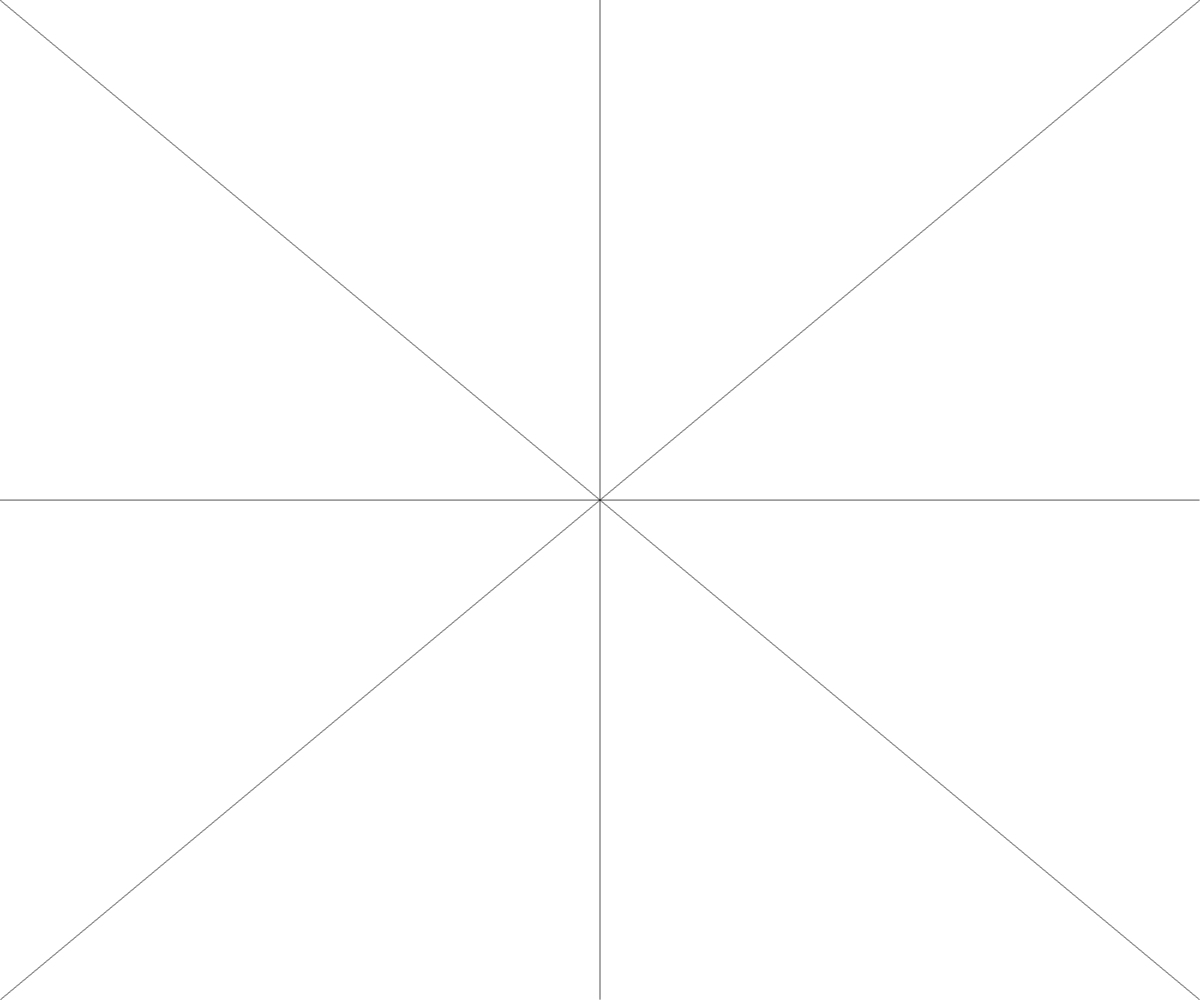
Frame 1 (no input)
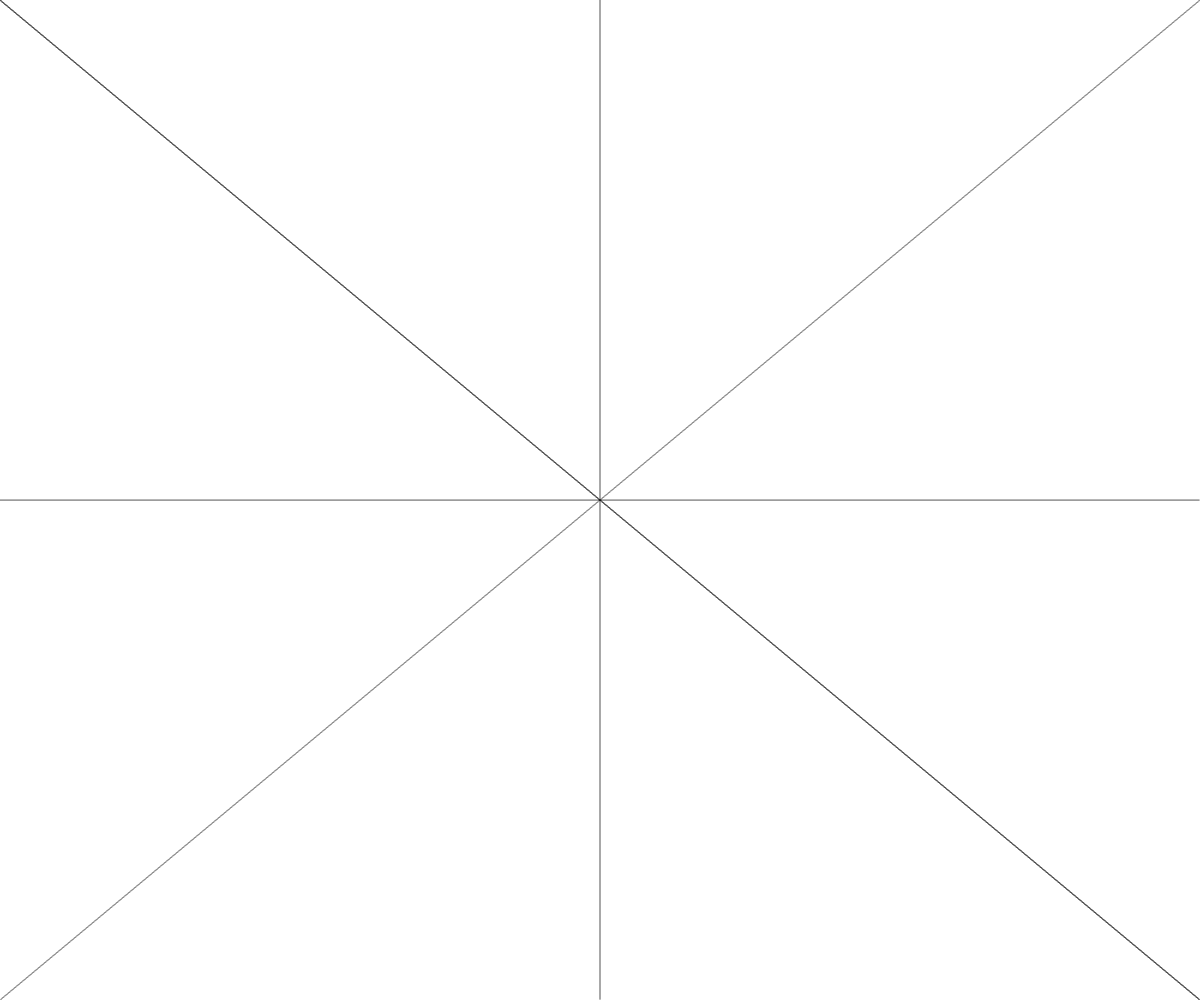
Frame 60 (no input)
Frame 120 (the mouse pressed at the canvas centre since frame 60): identical to frame 60, image omitted

The p5.js sketch that drew these frames (run headless with seeded random() and noise() and a simulated clock; from frame 60 on, the mouse is pressed at the canvas centre):

// p5.js sketch
// ── sketch.js
var ax,ay;
var x,y;
var w,h
var resultado;
var cont=0;
function setup() {
  w=windowWidth/2
  h=windowHeight/2
  createCanvas(windowWidth, windowHeight);
}

function draw() {
  bresenham(0,0,windowWidth,windowHeight)
  bresenham(w,0,w,windowHeight)
  bresenham(windowWidth,0,0,windowHeight)
  bresenham(0,h,windowWidth,h)
  
  
}

function bresenham(x1, y1, x2, y2) {
  //contador para limitar el llamado de la funcion
  if (cont<=4) {
  let dx=x2-x1
  let dy=y2-y1

  let limite
  if(Math.abs(dx)>Math.abs(dy))
    limite=Math.abs(dx)
  else
    limite=Math.abs(dy)

    let xi=dx/limite
    let yi=dy/limite

    let x=x1
    let y=y1
  
    for(let i=0;i<limite;i++)
    {
      point(x, y)
      x+=xi
      y+=yi
    }
    cont++;
}

}
